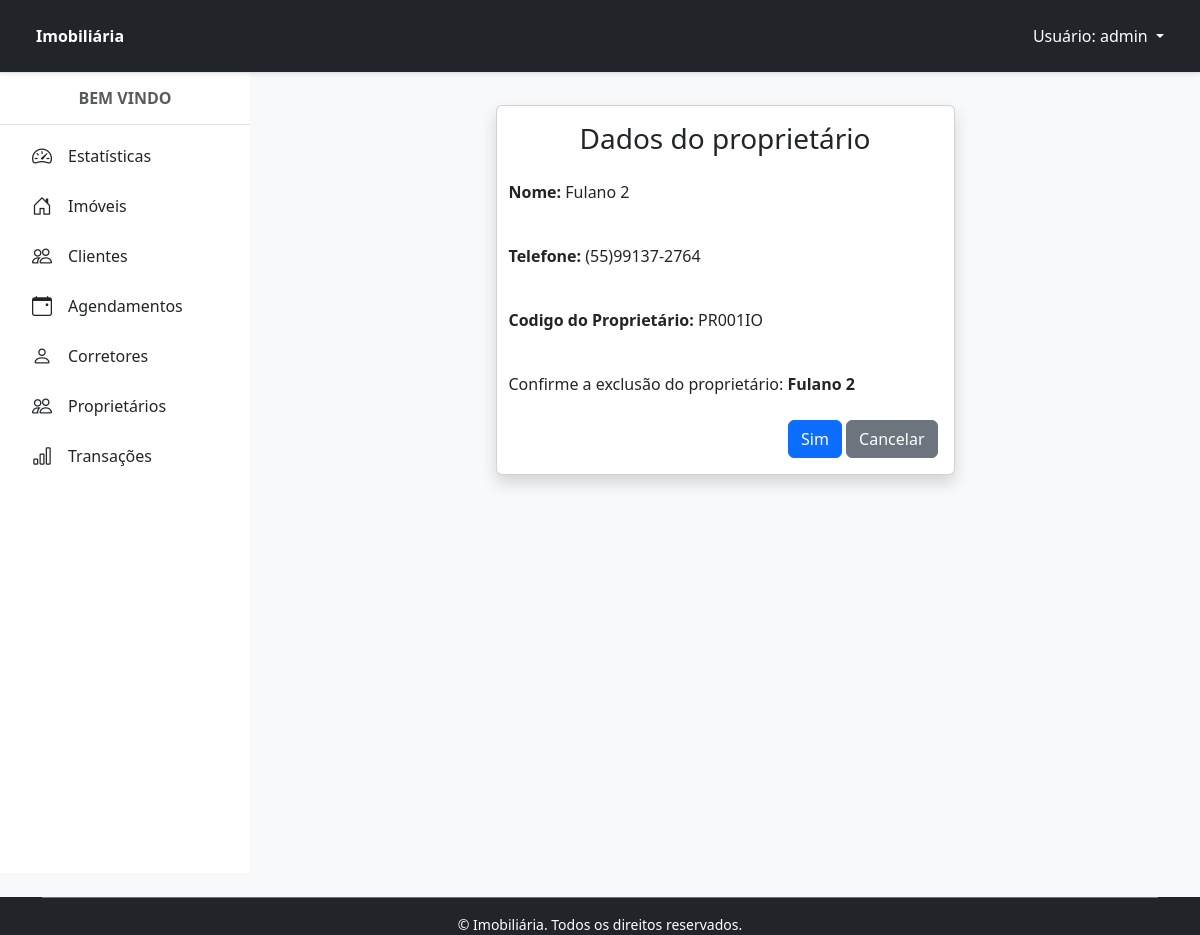
Page /proprietario/9/apagar/ (signed in) on the committed database.
### proprietarios/models.py (models this page shows, shortened)
class Proprietario(Pessoa):
    codigoProprietario = models.CharField('Código do Proprietário', max_length=10, unique=True)
    def __str__(self):
        return self.nome

### proprietarios/views.py (the view)
# urls.py: path('proprietario/<int:pk>/apagar/', ProprietarioDeleteView.as_view(), name='proprietario_apagar'),
class ProprietarioDeleteView(PermissionRequiredMixin, SuccessMessageMixin, DeleteView):
    permission_required = 'proprietarios.delete_proprietario'
    permission_denied_message = 'Você não tem permissão para acessar essa página.'
    model = Proprietario
    template_name = 'proprietario_apagar.html'
    success_url = reverse_lazy('proprietario')
    success_message = 'Proprietário excluído com sucesso!'

### proprietarios/templates/proprietario_apagar.html (shortened to what this page needs)
{% extends 'principal.html' %}
{% load django_bootstrap5 %}
{% block content %}
<div class="card shadow m-3 col-md-6 mx-auto">
    <div class="card-body">
        <div class="row">
            <h3 class="text-center">Dados do proprietário</h3>
            <p class="p-2 mt-2"><strong>Nome: </strong>{{ object.nome }}</p>
            <p class="p-2 mt-2"><strong>Telefone: </strong>{{ object.telefone }}</p>
            <p class="p-2 mt-2"><strong>Codigo do Proprietário: </strong>{{ object.codigoProprietario }}</p>
            <p class="p-2 mt-2">Confirme a exclusão do proprietário: <strong>{{ object }}</strong></p>
            <form method="POST" enctype="multipart/form-data">
                <div class="text-end">
                    {% bootstrap_button button_type="submit" content="Sim" %}
                    <a href="{% url 'proprietario' %}" class="btn btn-secondary text-white" type="button">
                        <span class="text">Cancelar</span>
                    </a>
                </div>
            </form>
        </div>
    </div>
</div>
{% endblock %}

### home/templates/navbar.html (shortened to what this page needs)
<header class="bg-dark border-bottom py-3 px-4 sticky-top shadow-sm">
  <div class="container-fluid">
    <div class="d-flex justify-content-between align-items-center">
      {% if request.user.is_authenticated %}
        <div class="d-flex align-items-center gap-2">
          <span class="fw-bold text-white">Imobiliária</span>
        </div>
        <ul class="navbar-nav">
          <li class="nav-item dropdown">
            <a class="nav-link dropdown-toggle text-white" href="#" id="navbarLogin" role="button" data-bs-toggle="dropdown" aria-expanded="false">
              Usuário: {{ request.user.username }}
            </a>
          </li>
        </ul>
      {% endif %}
    </div>
  </div>
</header>

### rows in the picture
Proprietario: nome "Fulano 2", telefone "(55)99137-2764", codigoProprietario "PR001IO"

### other values in the picture
{{ request.user.username }} "admin"
